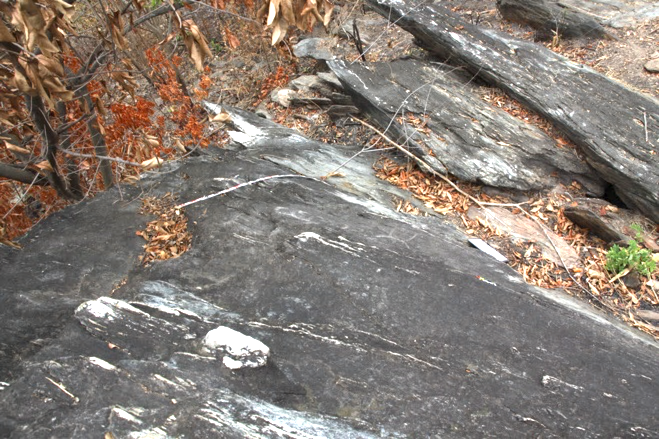
#> input picture frontend/assets/img/petroglifos/calqueos/S9R101_calqueo_4.png, 659 x 439 px, found by its file name; its folder holds 4 pictures in this run
$ python identify_calqueos.py
#> lines starting #> are read from the running program, lines starting #| are printed output that depends on the picture
"""
Scan extracted images to find actual calqueos by analyzing pixel content.
Real calqueos are line drawings: high contrast, mostly white/light gray background
with black/dark lines. Photos have lots of color variation.
"""
import os
from PIL import Image
import numpy as np
import json

calqueos_dir = r"d:\GitHub Proyectos\museo-piedra-pintada\frontend\assets\img\petroglifos\calqueos"

results = {}
actual_calqueos = []

for filename in sorted(os.listdir(calqueos_dir)):
    if not filename.endswith('.png') or filename.startswith('_'):
        continue

    filepath = os.path.join(calqueos_dir, filename)
    try:
        img = Image.open(filepath)
#> img is the input picture: PIL image 659x439 RGB; mean R, G, B 135.9, 125.9, 117.4
        # Convert to grayscale for analysis
        gray = img.convert('L')
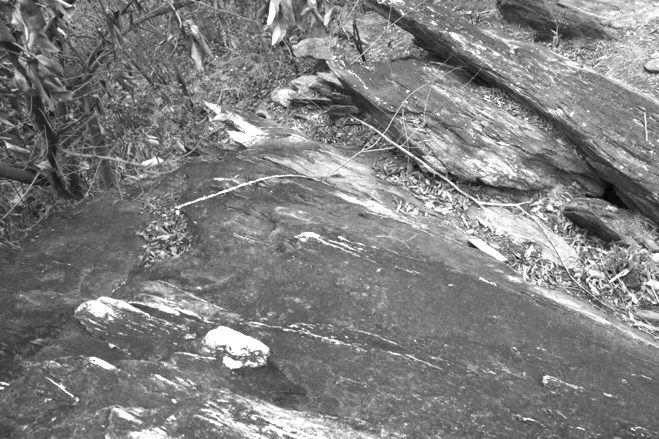
#> gray: PIL image 659x439 L; min 1, max 255, mean 127.9
        arr = np.array(gray)

        # Calqueo characteristics:
        # 1. High percentage of very light pixels (white background) > 60%
        # 2. Some very dark pixels (black lines) > 2%
        # 3. Low standard deviation in the mid-range (not many mid-tones like photos)

        total_pixels = arr.size
#> total_pixels = 289301
        white_pixels = np.sum(arr > 220) / total_pixels  # very light
#> white_pixels = 0.0554
        black_pixels = np.sum(arr < 50) / total_pixels    # very dark
#> black_pixels = 0.0188
        mid_pixels = np.sum((arr >= 50) & (arr <= 220)) / total_pixels  # mid-range
#> mid_pixels = 0.926

        # A calqueo has: lots of white (>50%), some black (>3%), little mid (< 30%)
        is_calqueo = white_pixels > 0.50 and black_pixels > 0.02 and mid_pixels < 0.35
#> is_calqueo = False

        # Also check: if image is mostly one color (like solid gray from a scanned page)
        # that's not a calqueo either
        std_dev = np.std(arr)
#> std_dev = 45.59

        if is_calqueo and std_dev > 40:
            actual_calqueos.append(filename)

            # Extract rock code
            parts = filename.split('_')
            rock_code = parts[0]
            if rock_code not in results:
                results[rock_code] = []
            results[rock_code].append(filename)

            print(f"✓ CALQUEO: {filename} (white={white_pixels:.1%}, black={black_pixels:.1%}, mid={mid_pixels:.1%}, std={std_dev:.1f})")

    except Exception as e:
        pass
#> pass 2 of the loop `for filename in sorted(os.listdir(calqueos_dir)):`:
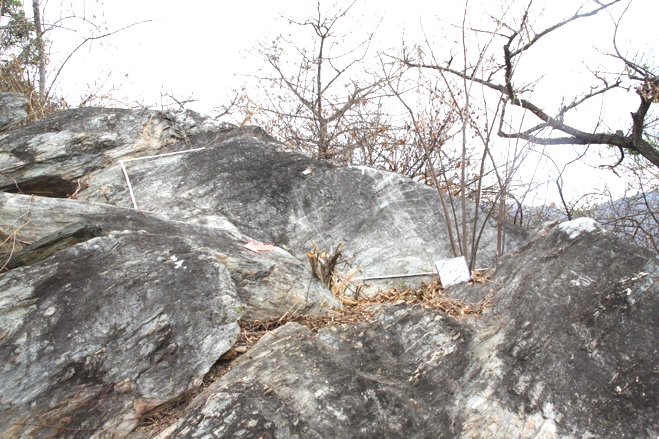
#> input picture frontend/assets/img/petroglifos/calqueos/S9R102_calqueo_1.png, 659 x 439 px, found by its file name
#> img is the input picture: PIL image 659x439 RGB; mean R, G, B 172.4, 168.4, 165.5
#> `gray = img.convert('L')`:
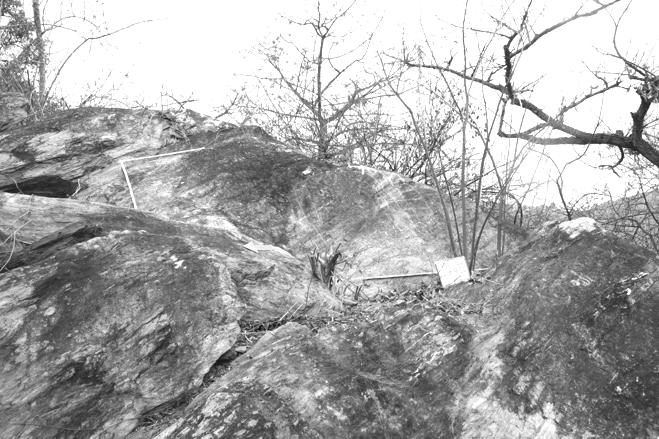
#> gray: PIL image 659x439 L; min 15, max 255, mean 169.3
#> white_pixels = 0.29
#> black_pixels = 0.00483
#> mid_pixels = 0.705
#> std_dev = 62.79
#> pass 3 of the loop `for filename in sorted(os.listdir(calqueos_dir)):`:
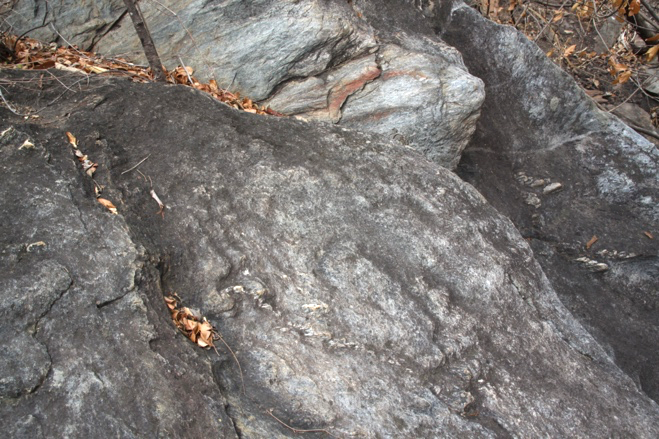
#> input picture frontend/assets/img/petroglifos/calqueos/S9R102_calqueo_3.png, 659 x 439 px, found by its file name
#> img is the input picture: PIL image 659x439 RGB; mean R, G, B 122.4, 117.7, 114.8
#> `gray = img.convert('L')`:
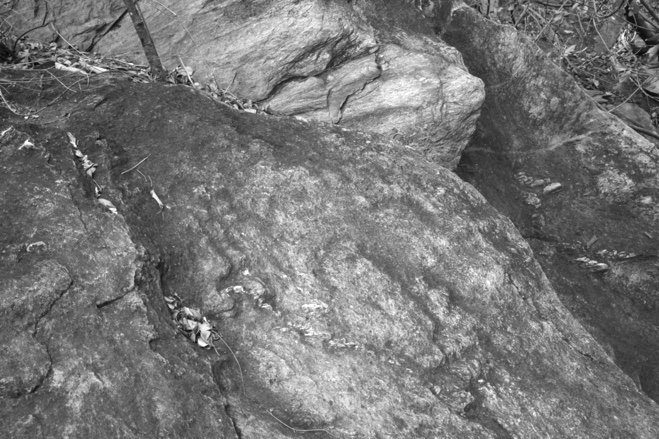
#> gray: PIL image 659x439 L; min 7, max 255, mean 118.8
#> white_pixels = 0.00859
#> black_pixels = 0.0121
#> mid_pixels = 0.979
#> std_dev = 39.54
#> the loop made 4 passes; the first 3 are shown

print(f"\n--- SUMMARY ---")
print(f"Total actual calqueos found: {len(actual_calqueos)}")
print(f"Rocks with calqueos: {len(results)}")
for code, files in sorted(results.items()):
    print(f"  {code}: {files}")
#> this loop made 0 passes

# Save results
with open(os.path.join(calqueos_dir, "_actual_calqueos.json"), 'w', encoding='utf-8') as f:
    json.dump(results, f, ensure_ascii=False, indent=2)
